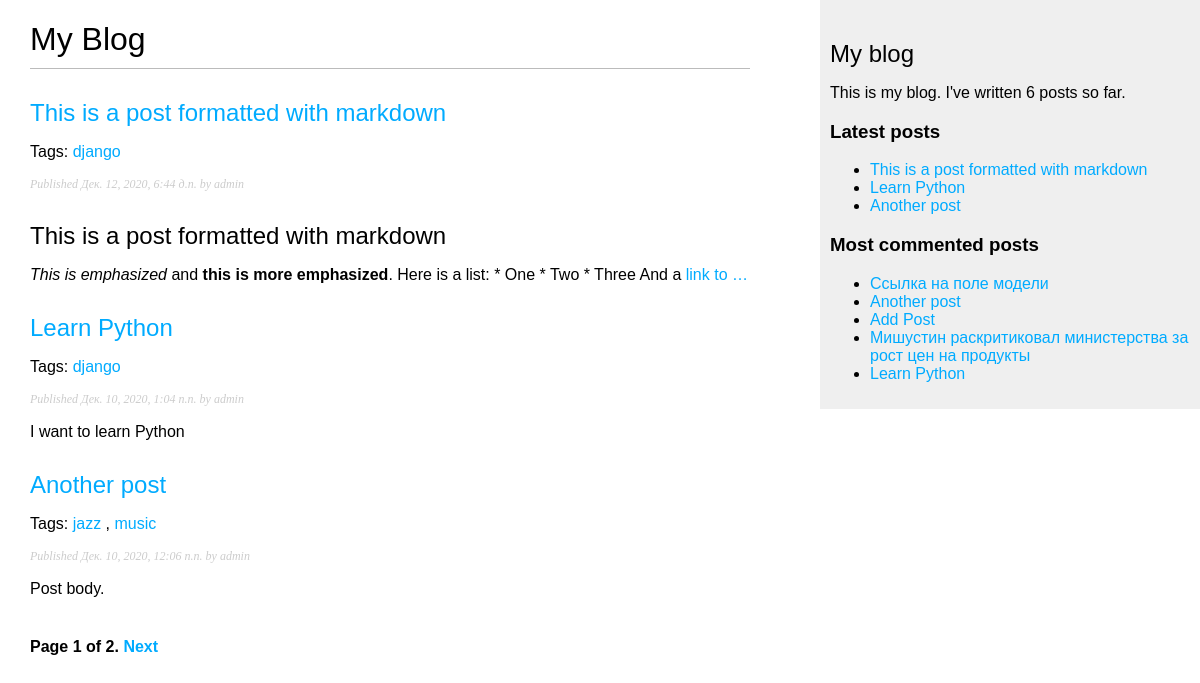
Screenshot of /blog/ with the database file from the repository.
### blog/models.py (models this page shows, shortened)
class Post(models.Model):
    STATUS_CHOICES = (
        ('draft', 'Draft'),
        ('published', 'Published'),
    )
    title = models.CharField(max_length=250)
    slug = models.SlugField(max_length=250, unique_for_date='publish')
    author = models.ForeignKey(
        User, on_delete=models.CASCADE, related_name='blog_posts'
        )
    body = models.TextField()
    publish = models.DateTimeField(default=timezone.now)
    created = models.DateTimeField(auto_now_add=True)
    updated = models.DateTimeField(auto_now=True)
    status = models.CharField(
        max_length=10, choices=STATUS_CHOICES, default='draft'
        )
    objects = models.Manager() # Менеджер по умолчанию.
    published = PublishedManager() # Наш новый менеджер.
    tags = TaggableManager()
    def get_absolute_url(self):
        return reverse(
            'blog:post_detail', args=[self.publish.year,
            self.publish.month, self.publish.day, self.slug]
            )
    class Meta:
        verbose_name_plural = 'Посты'
        verbose_name = 'Пост'
        ordering = ('-publish',)

### blog/views.py (the view)
# urls.py: path('', views.post_list, name='post_list'),
def post_list(request, tag_slug=None):
    posts = Post.published.all() # одно и то же, что и Post.objects.all()
    object_list = Post.published.all()
    tag = None
    if tag_slug:
        tag = get_object_or_404(Tag, slug=tag_slug)
        object_list = object_list.filter(tags__in=[tag])
    paginator = Paginator(object_list, 3) # По 3 статьи на каждой странице.
    page = request.GET.get('page') #  извлекаем  из  запроса  GET-параметр
    try:
        posts = paginator.page(page) # получаем список объектов на нужной
    except PageNotAnInteger:
        posts = paginator.page(1)
    except EmptyPage:
        posts = paginator.page(paginator.num_pages)
    return render(
        request, 'blog/post/list.html',
        {'page': page, 'posts': posts, 'tag': tag}
        )

### blog/models.py (called while the page is built)
    def get_queryset(self):
        return super().get_queryset().filter(status='published')

### blog/templatetags/blog_tags.py (called while the page is built)
@register.simple_tag  # декоратор для регистрации нового тега
def total_posts():
    return Post.published.count()

@register.inclusion_tag('blog/post/latest_posts.html')
def show_latest_posts(count=5):
    latest_posts = Post.published.order_by('-publish')[:count]
    return {'latest_posts': latest_posts}

@register.simple_tag
def get_most_commented_posts(count=5):
    return Post.published.annotate(
        total_comments=Count('comments')
        ).order_by('-total_comments')[:count]

@register.filter(name='markdown')
def markdown_format(text):
    return mark_safe(markdown.markdown(text))

### blog/templates/blog/post/list.html (shortened to what this page needs)
{% extends "blog/base.html" %}
{% load blog_tags %}
{% block content %}
  <h1>My Blog</h1>
  {% for post in posts %}
    <h2>
      <a href="{{ post.get_absolute_url }}">
        {{ post.title }}
      </a>
    </h2>
    <p class="tags">
      Tags:
      {% for tag in post.tags.all %}
        <a href="{% url "blog:post_list_by_tag" tag.slug %}">
          {{ tag.name }}
        </a>
        {% if not forloop.last %}, {% endif %}
      {% endfor %}
    </p>
    <p class="date">
      Published {{ post.publish }} by {{ post.author }}
    </p>
    {{ post.body|markdown|truncatewords_html:30 }}
  {% endfor %}
  {% include "pagination.html" with page=posts %}
{% endblock %}

### blog/templates/blog/base.html (shortened to what this page needs)
{% load blog_tags %}
{% load static %}
<!DOCTYPE html>
<html>
<head>
  <link href="{% static 'css/blog.css' %}" rel="stylesheet">
</head>
<body>
  <div id="content">
    {% block content %}{% endblock %}
  </div>
  <div id="sidebar">
    <h2>My blog</h2>
    <p>This is my blog. I've written {% total_posts %} posts so far.</p>
    <h3>Latest posts</h3>
    {% show_latest_posts 3 %}
    <h3>Most commented posts</h3>
    {% get_most_commented_posts as most_commented_posts %}
    <ul>
      {% for post in most_commented_posts %}
        <li><a href="{{ post.get_absolute_url }}">{{ post.title }}</a></li>
      {% endfor %}
    </ul>
  </div>
</body>
</html>

### blog/templates/blog/post/latest_posts.html
<ul>
  {% for post in latest_posts %}
    <li>
      <a href="{{ post.get_absolute_url }}">{{ post.title }}</a>
    </li>
  {% endfor %}
</ul>

### blog/static/css/blog.css (style rules this page uses)
body { margin:0; padding:0; font-family:helvetica, sans-serif; }
a { color:#00abff; text-decoration:none; }
h1 { font-weight:normal; border-bottom:1px solid #bbb; padding:0 0 10px 0; }
h2 { font-weight:normal; margin:30px 0 0; }
#content { float:left; width:60%; padding:0 0 0 30px; }
#sidebar { float:right; width:30%; padding:10px; background:#efefef; height:100%; }
p.date { color:#ccc; font-family: georgia, serif; font-size: 12px; font-style: italic; }

### rows the page displays
Post: title "This is a post formatted with markdown", publish "Дек. 12, 2020, 6:44 д.п.", author "admin", body "This is a post formatted with markdown This is emphasized and this is more emphasized . Here is a list: * One * Two * Three And a link to …"
Tag: name "django"
Post: title "Learn Python", publish "Дек. 10, 2020, 1:04 п.п.", author "admin", body "I want to learn Python"
Post: title "Another post", publish "Дек. 10, 2020, 12:06 п.п.", author "admin", body "Post body."
Tag: name "jazz"
Tag: name "music"
Post: title "Ссылка на поле модели"
Post: title "Add Post"
Post: title "Мишустин раскритиковал министерства за рост цен на продукты"

### other values shown
{{ page.number }} "1"
{{ page.paginator.num_pages }} "2"
